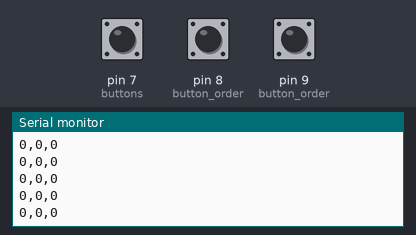
A sketch run on a simulated Arduino Uno, built with avr-gcc and run on an emulated ATmega328P. On the bench: the last lines printed to the serial monitor. Inputs (shaded band) come from the test bench; at power-on: pin 7 (buttons) LOW, pin 8 (button_order) LOW, pin 9 (button_order) LOW.

Above: at 1.2 s.
1.3 s: pin 7 (buttons) pulled HIGH for 0.15 s
At 1.31 s:
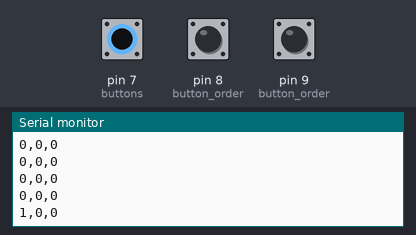
2.9 s: pin 8 (button_order) pulled HIGH for 0.15 s
At 2.91 s:
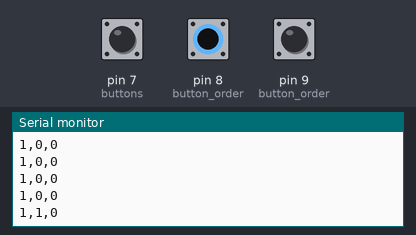
4.5 s: pin 9 (button_order) pulled HIGH for 0.15 s
At 4.52 s:
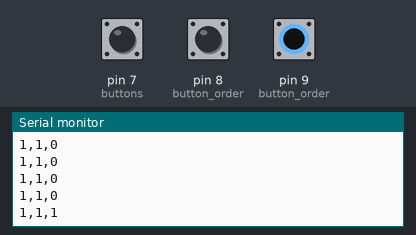
6.1 s: pin 7 (buttons) pulled HIGH for 1 s
At 6.12 s:
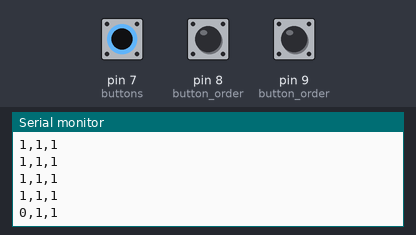
8.6 s: pin 8 (button_order) pulled HIGH for 1 s
At 8.63 s:
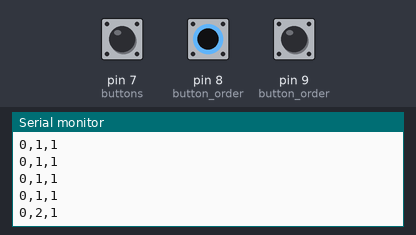
11.1 s: pin 9 (button_order) pulled HIGH for 1 s
At 11.13 s:
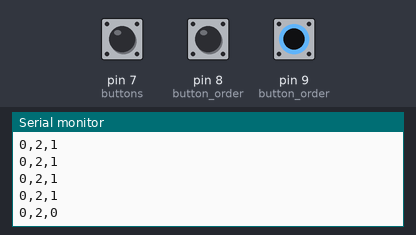
Timing chart, 0 to 14.1 s (numbered marks = the images above; inputs shaded):
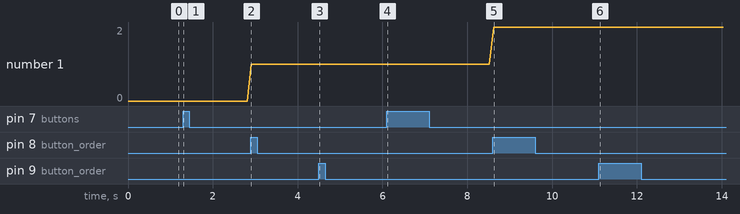

The sketch:

button_test.ino
```cpp
typedef enum BUTTON_PINS{PLAY = 7, VOICE, RECORD};
BUTTON_PINS buttons;

int debounce_delay = 20;
int button_order[] = {buttons = PLAY, buttons = VOICE, buttons = RECORD};
int button_state[] = {LOW,LOW,LOW};
int button_count[] = {0,0,0};
int button_prev_state[] = {LOW,LOW,LOW};
int button_last_debounce[] = {0,0,0};

void read_buttons(){
    for (int i = 0; i<sizeof(button_order)/sizeof(button_order[0]); i++){
            button_prev_state[i] = button_state[i];
            button_state[i] = digitalRead(button_order[i]);
    }

    for (int i = 0; i<sizeof(button_order)/sizeof(button_order[0]); i++){
       if (button_prev_state[i] == LOW && button_state[i] == HIGH &&
           millis() - button_last_debounce[i] > debounce_delay){
                   button_last_debounce[i] = millis();
                   button_count[i]++;
               }
        }
}

void setup(){
  Serial.begin(9600);
  pinMode(buttons = PLAY,INPUT);
  pinMode(buttons = VOICE,INPUT);
  pinMode(buttons = RECORD,INPUT);
}

void loop(){
  read_buttons();
  if (button_count[0] % 2 == 0){
          Serial.print(0);
  }
  else{
          Serial.print(1);
  }

  Serial.print(",");
  Serial.print(button_count[1]);
  Serial.print(",");
  if (button_count[2] % 2 == 0){
          Serial.print(0);
  }
  else{
          Serial.print(1);
  }
  Serial.print("\n");
  delay(100);
}
```

Measured:
- after the input at 1.3 s, the serial monitor: prints a new line at once (image 1)
- after the input at 2.9 s, the serial monitor: prints a new line at once (image 2)
- after the input at 4.5 s, the serial monitor: prints a new line at once (image 3)
- after the input at 6.1 s, the serial monitor: prints a new line at once (image 4)
- after the input at 8.6 s, the serial monitor: prints a new line at once (image 5)
- after the input at 11.1 s, the serial monitor: prints a new line at once (image 6)
- plotted number 1: 1 → 2 after the input at 8.6 s
